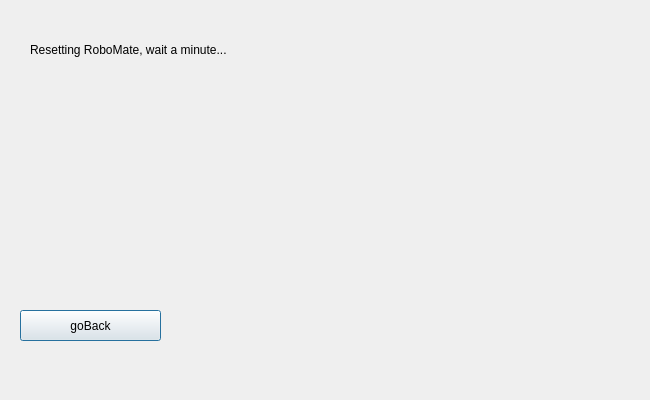
<?xml version="1.0" encoding="UTF-8"?>
<ui version="4.0">
 <class>ResetWindow</class>
 <widget class="QDialog" name="ResetWindow">
  <property name="geometry">
   <rect>
    <x>0</x>
    <y>0</y>
    <width>650</width>
    <height>400</height>
   </rect>
  </property>
  <property name="windowTitle">
   <string>Dialog</string>
  </property>
  <property name="autoFillBackground">
   <bool>false</bool>
  </property>
  <widget class="QPushButton" name="pushButton_goBack">
   <property name="geometry">
    <rect>
     <x>20</x>
     <y>310</y>
     <width>141</width>
     <height>31</height>
    </rect>
   </property>
   <property name="text">
    <string>goBack</string>
   </property>
  </widget>
  <widget class="QLabel" name="label">
   <property name="geometry">
    <rect>
     <x>30</x>
     <y>20</y>
     <width>601</width>
     <height>61</height>
    </rect>
   </property>
   <property name="styleSheet">
    <string notr="true">font: 20pt &quot;Tlwg Mono&quot;</string>
   </property>
   <property name="text">
    <string>&lt;html&gt;&lt;head/&gt;&lt;body&gt;&lt;p&gt;&lt;span style=&quot; color:#000000;&quot;&gt;Resetting RoboMate, wait a minute...&lt;/span&gt;&lt;/p&gt;&lt;/body&gt;&lt;/html&gt;</string>
   </property>
  </widget>
 </widget>
 <resources/>
 <connections/>
</ui>
